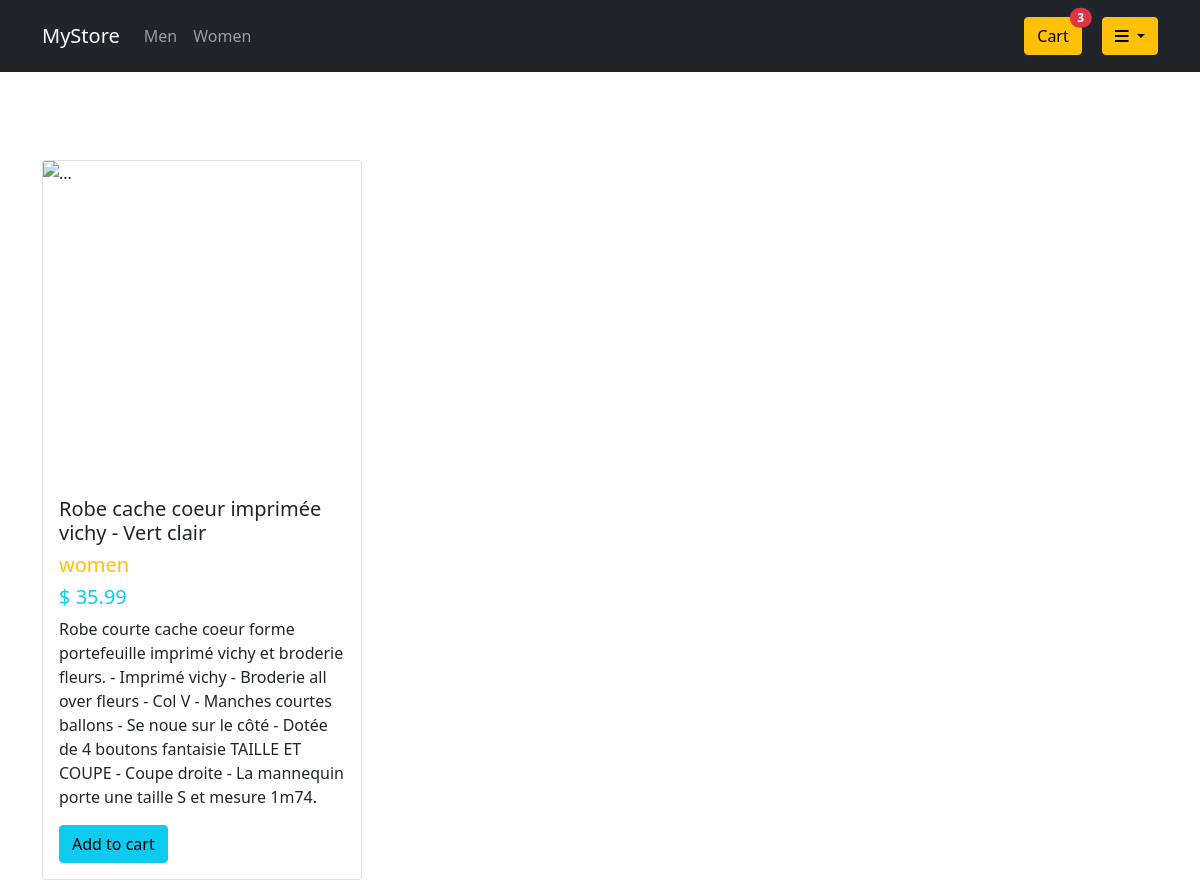
The page /product/Robe-cache-coeur-imprimee-vichy-vert-clair/ (signed in) on the database its author committed.
### core/models.py (models this page shows, shortened)
class Order(models.Model):
    user = models.ForeignKey(settings.AUTH_USER_MODEL, on_delete=models.CASCADE)
    products = models.ManyToManyField(OrderProduct)
    start_date = models.DateTimeField(auto_now_add=True)
    ordered_date = models.DateTimeField()
    ordered = models.BooleanField(default=False)

class Product(models.Model):
    name = models.CharField(max_length=255)
    description = models.TextField()
    price = models.FloatField()
    discount_price = models.FloatField(blank=True, null=True)
    created_date = models.DateTimeField(auto_now=True)
    product_category = models.ForeignKey(Category, on_delete=models.CASCADE)
    slug = models.SlugField()
    def get_add_to_cart_url(self):
        return reverse("core:add-to-cart", kwargs={"slug": self.slug})

class Category(models.Model):
    name = models.CharField(max_length=255)
    description = models.TextField()
    created_at = models.DateTimeField(auto_now=True)

### core/views.py (the view)
# urls.py: path('product/<slug>/', ProductDetailView.as_view(), name="product_detail"),
class ProductDetailView(DetailView):
    model = Product
    template_name = 'product.html'

### core/templatetags/cart_template_tags.py (called while the page is built)
@register.filter
def number_of_cart_products(user):
    if user.is_authenticated:
        query_set = Order.objects.filter(user=user, ordered=False)
        if query_set.exists():
            return query_set[0].products.count()
    return 0

### templates/product.html
{% extends 'base.html' %}
{% block body %}
<div class="container">
    <div class="card col-4 mt-3" style="width: 20rem;";>
        <img src="https://images.unsplash.com/photo-1434389677669-e08b4cac3105?ixlib=rb-1.2.1&ixid=MnwxMjA3fDB8MHxwaG90by1wYWdlfHx8fGVufDB8fHx8&auto=format&fit=crop&w=705&q=80" class="card-img-top" alt="..." height="320px;">
        <div class="card-body">
            <h5 class="card-title">{{ object.name }}</h5>
            <h5 class="text-warning">{{ object.product_category.name }}</h5>
            <h5 class="text-info">
                {% if object.discount_price %}
                    $ {{ object.discount_price }} <del class="text-danger">$ {{ object.price }} </del>
                {% else %}
                    $ {{ object.price }}
                {% endif %}
            </h5>
            <p class="card-text">{{ object.description }}</p>
            <a class="btn btn-info" href="{{ object.get_add_to_cart_url }}">Add to cart</a>
        </div>
    </div>
</div>
{% endblock %}

### templates/base.html (shortened to what this page needs)
{% load cart_template_tags %}
<!DOCTYPE html>
<html>
    <head>
        <link href="https://cdn.jsdelivr.net/npm/bootstrap@5.1.3/dist/css/bootstrap.min.css" rel="stylesheet">
    </head>
    <body>
        <nav class="navbar navbar-expand-lg navbar-dark bg-dark mb-3">
            <div class="container-fluid container pt-2 pb-2">
                <a class="navbar-brand" href="{% url 'core:home_view' %}">MyStore</a>
                <div class="collapse navbar-collapse" id="navbarText">
                    <ul class="navbar-nav me-auto mb-2 mb-lg-0">
                        <li class="nav-item">
                            <a class="nav-link" href="#">Men</a>
                        </li>
                        <li class="nav-item">
                            <a class="nav-link" href="#">Women</a>
                        </li>
                    </ul>
                    {% if request.user.is_authenticated %}
                        <div class="d-flex " style="margin-right: 20px;">
                            <a href="{% url 'core:order_summary' %}" class="btn btn-warning position-relative">
                                Cart
                                <span class="position-absolute top-0 start-100 translate-middle badge rounded-pill bg-danger">
                                {{ request.user|number_of_cart_products }}
                                </span>
                            </a>
                        </div>
                        <ul class="navbar-nav mb-2 mb-lg-0">
                            <div class="dropdown">
                                <button class="btn btn-warning dropdown-toggle" type="button" id="dropdownMenuButton2" data-bs-toggle="dropdown" aria-expanded="false">
                                    <i class="fa fa-bars" aria-hidden="true"></i>
                                </button>
                              </div>
                        </ul>
                    {% endif %}
                </div>
            </div>
        </nav>
        <div class="mt-5 pt-4">
        </div>
        {% block body %}
        {% endblock body %}
    </body>
</html>

### rows shown on the page
Product: name "Robe cache coeur imprimée vichy - Vert clair", product_category.name "women", price "35.99", description "Robe courte cache coeur forme portefeuille imprimé vichy et broderie fleurs. - Imprimé vichy - Broderie all over fleurs - Col V - Manches courtes ballons - Se noue sur le côté - Dotée de 4 boutons fantaisie TAILLE ET COUPE - Coupe droite - La mannequin porte une taille S et mesure 1m74."

### other values the page prints
{{ request.user|number_of_cart_products }} "3"
